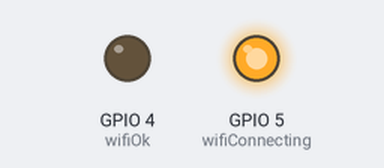
The sketch below on a simulated ESP8266 (NodeMCU). On the bench: output pins drawn as LEDs (lit = HIGH). WiFi joins after 1.5 s; servers stay silent unless stated; uploads are accepted with an empty reply; what the sketch prints to the serial monitor is not drawn.

Above: at 0.1 s.
At 1.1 s:
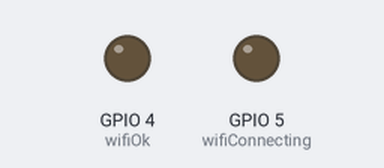
At 1.6 s:
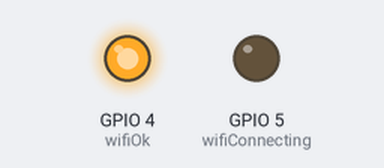
Timing chart, 0 to 3.1 s (numbered marks = the images above):
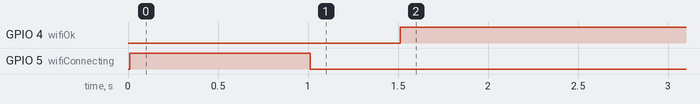

Measured:
- by itself, GPIO 4 (wifiOk): LOW → HIGH at 1.5 s
- by itself, GPIO 5 (wifiConnecting): LOW → HIGH at 0.01 s, → LOW 1.0 s later

The sketch:

json-get.ino
```cpp
#include <ESP8266WiFi.h>
#include <ArduinoJson.h>

const char* ssid = "Medialab";
const char* password = "Mediacollege";
const char* server = "22084.hosts.ma-cloud.nl";
String path = "/ESP/light.json";
static const uint8_t wifiConnecting = 5;
static const uint8_t wifiOk = 4;

void setup() {
  Serial.begin(115200);
  pinMode(wifiConnecting, OUTPUT);
  pinMode(wifiOk, OUTPUT);
  digitalWrite(wifiConnecting, LOW);
  digitalWrite(wifiOk, LOW);
  delay(10);

  /*pinMode(LED_BUILTIN, OUTPUT);
    digitalWrite(LED_BUILTIN, LOW);*/
}

void loop() {
  if (WiFi.status() != WL_CONNECTED) {

    wifiConnect();
  }

  httpRequest();
}

void httpRequest() {
  delay(2000);
  WiFiClient client;

  if (client.connect(server, 80)) {
    client.println("GET " + path + " HTTP/1.1");
    client.println("HOST: " + String(server));
    client.println("Connection: keep-alive");
    client.println("");
  } else {
    Serial.println("Webserver did not respond");
    return;
  }

  while (client.connected()) {
    if (client.available()) {
      char str = client.read();
      Serial.print(str);
    }
  }

  Serial.println("");
}

void wifiConnect() {
  int ledState = 0;

  digitalWrite(wifiOk, LOW);
  digitalWrite(wifiConnecting, HIGH);

  Serial.println("");
  Serial.print("Connecting to ");
  Serial.print(ssid);

  WiFi.begin(ssid, password);

  while (WiFi.status() != WL_CONNECTED) {
    delay(500);
    Serial.print(".");

    if (ledState == 0) ledState = 1;
    else ledState = 0;

    digitalWrite(wifiConnecting, ledState);
  }

  Serial.println("");
  Serial.print("WiFi connected, IP adress: ");
  Serial.print(WiFi.localIP());

  WiFi.printDiag(Serial);

  digitalWrite(wifiConnecting, LOW);
  digitalWrite(wifiOk, HIGH);
}
```
